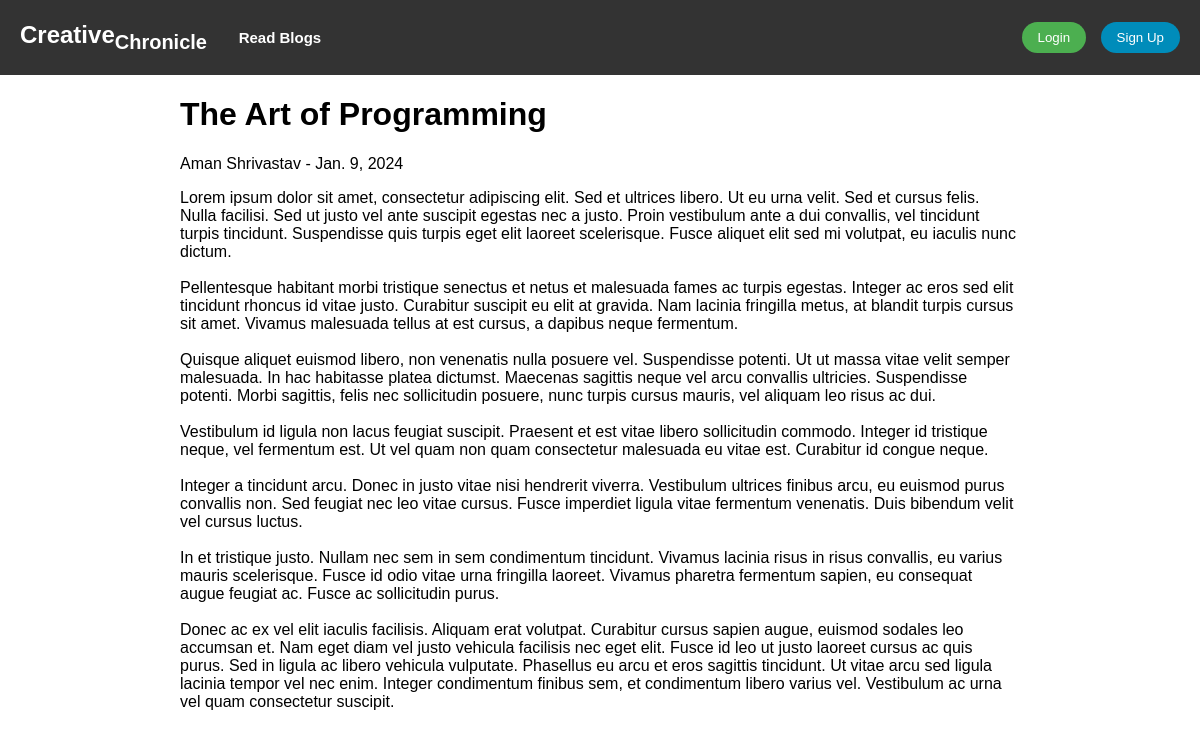
Page /blog_detail/26/ on the committed database.
### blog/models.py (models this page shows, shortened)
class SavePost(models.Model):
    title = models.CharField(max_length=255)
    author = models.ForeignKey(User,on_delete=models.CASCADE)
    post_date = models.DateField(auto_now_add=True)
    content = models.TextField()

### blog/views.py (the view)
# urls.py: path('blog_detail/<int:post_id>/', views.blog_detail, name='blog_detail'),
def blog_detail(request, post_id):
    post = get_object_or_404(SavePost, id=post_id)
    return render(request, 'blog_detail.html', {'post': post})

### templates/blog_detail.html (shortened to what this page needs)
{% load static %}
<!DOCTYPE html>
<html lang="en">
<head>
    <link rel="stylesheet" type="text/css" href="{% static 'blogs.css' %}">
</head>
<body>
    <div class="navbar">
        <div class="logo">Creative<sub>Chronicle</sub>
            <a href='blogs' class="read-blogs-link" style='font-size:15px; margin-left:25px; text-decoration:none; color:white;'>Read Blogs</a>
        </div>
        <div class="buttons">
        {% if request.user.is_authenticated %}
            Welcome {{ request.user }}
            <a href="{% url 'logout' %}"><button type="submit">Logout</button></a>
        {% else %}
            <a href="{% url 'login' %}" class=""><button class="login-button">Login</button></a>
            <a href="{% url 'register' %}" class=""><button class="signup-button">Sign Up</button></a>
        {% endif %}
        </div>
    </div>
    <div class="content-container">
        <div class="title">
            <h1>{{ post.title }}</h1>
        </div>
        <div class="author">
            <span>{{ post.author.username }} - {{ post.post_date }}</span>
        </div>
        <div class="content">
            <p>{{ post.content|linebreaksbr|safe }}</p>
        </div>
    </div>
</body>
</html>

### static/blogs.css (style rules this page uses)
body { margin: 0; padding: 0; font-family: 'Arial', sans-serif; margin-bottom: 25px; }
.navbar { background-color: #333; color: white; display: flex; justify-content: space-between; align-items: center; padding: 10px 20px; height: 55px; }
.logo { font-size: 1.5rem; font-weight: bold; }
.buttons button { padding: 8px 16px; margin-left: 10px; cursor: pointer; border: none; border-radius: 20px; transition: background-color 0.3s; }
.login-button { background-color: #4CAF50; color: white; }
.signup-button { background-color: #008CBA; color: white; }
.content-container { margin-left: 15%; margin-right: 15%; }

### rows in the picture
SavePost: title "The Art of Programming", author.username "Aman Shrivastav", post_date "Jan. 9, 2024", content "Lorem ipsum dolor sit amet, consectetur adipiscing elit. Sed et ultrices libero. Ut eu urna velit. Sed et cursus felis. Nulla facilisi. Sed ut justo vel ante suscipit egestas nec a justo. Proin vestibulum ante a dui convallis, vel tincidunt turpis tincidunt. Suspendisse quis turpis eget elit laoreet scelerisque. Fusce aliquet elit sed mi volutpat, eu iaculis nunc dictum. Pellentesque habitant morbi tristique senectus et netus et malesuada fames ac turpis egestas. Integer ac eros sed elit tincidunt rhoncus id vitae justo. Curabitur suscipit eu elit at gravida. Nam lacinia fringilla metus, at blandit turpis cursus sit amet. Vivamus malesuada tellus at est cursus, a dapibus neque fermentum.…"
